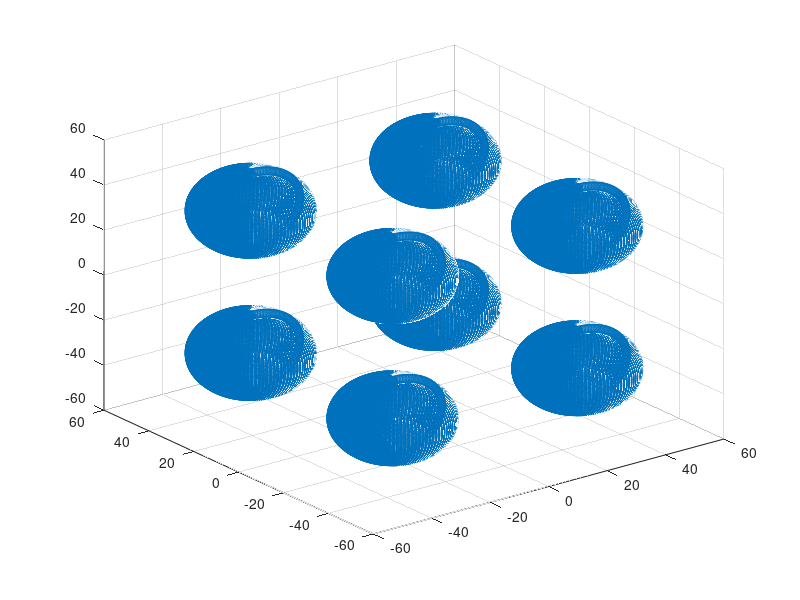

Write the MATLAB code that produced this figure. (Note: this script raises an error after producing the figure.)
function main()
    addpath('astra\astra-1.9.0.dev11\tools')
    addpath('astra\astra-1.9.0.dev11\mex')
    simPath='cube/tilt/';
    GTPath='cube/stack/';
    nGrid = 256;
    [X, Y, Z] = meshgrid(linspace(-127.5,127.5, nGrid));
    QP = [X(:) Y(:) Z(:)];
    rng(999)
    betas = -90:3:90;
    %%%%%%%%%%%%%%%
    sampleVolume = 230;
    [x0,y0,z0] = sphere(100);x0 = x0(:);y0 = y0(:);z0 = z0(:);
    for sample = 1:sampleVolume
        disp(['current sample: ',num2str(sample),'/',num2str(sampleVolume)])
        simname=strcat(simPath,num2str(sample+150),'.tif');
        GTname=strcat(GTPath,num2str(sample+150),'.tif');
        
        t_rad = 5+rand()*15; %5~20 = 10
        x1 = x0 *t_rad;
        y1 = y0 *t_rad;
        z1 = z0 *t_rad;
        size = 60+rand()*40; %50~150 =100
        T = [x1+size/2,     y1+size/2,     z1+size/2;
                x1+size/2,     y1-size/2,     z1+size/2;
                x1-size/2,     y1-size/2,     z1+size/2;
                x1-size/2,     y1+size/2,     z1+size/2;
             
                x1+size/2,     y1+size/2,    z1-size/2;
                x1+size/2,     y1-size/2,    z1-size/2;
                x1-size/2,     y1-size/2,    z1-size/2;
                x1-size/2,     y1+size/2,    z1-size/2];

        scatter3(T(:,1),T(:,2),T(:,3))
        T = rand_rot_3D(T);
        T = rand_trans_3D(T);
        S = delaunayTriangulation(T);
        indexIntersect = (~isnan(pointLocation(S, QP)));
        mask = double(reshape(indexIntersect, [nGrid nGrid nGrid]));
        imSaver(mask,GTname)
        projs = projector(mask,betas,nGrid);
        imSaver(projs/max(projs(:)),simname)
    end
    
    
end

function vertices = rand_rot_3D(vertices)
    t = rand()*360;
    RZ1 = [cosd(t) -sind(t) 0;
          sind(t)  cosd(t) 0;
          0 0 1];  
    t = rand()*360;
    RX = [1           0            0;
           0 cosd(t) -sind(t);
          0 sind(t)  cosd(t)];
    t = rand()*360;
    RZ2 = [cosd(t) -sind(t) 0;
          sind(t)  cosd(t) 0;
          0 0 1];      
    vertices=vertices*RZ1;
    vertices=vertices*RX;
    vertices=vertices*RZ2;   
end

function vertices = rand_trans_3D(vertices)
    vertices = vertices + (rand([1,3])*10-5);
end

function proj = projector(mask,betas,nGrid)
    vol_geom = astra_create_vol_geom(nGrid,nGrid,nGrid);
    proj_geom = astra_create_proj_geom('parallel3d', 1.0, 1.0, nGrid, nGrid, betas/180*pi+pi/2); %carefully cabrilated, don't change
    [proj_id, proj_data] = astra_create_sino3d_cuda(permute(mask,[3,2,1]), proj_geom, vol_geom);%carefully cabrilated, don't change
    proj_data = permute(proj_data,[3,1,2]);%carefully cabrilated, don't change
    proj = proj_data;
    astra_mex_data3d('delete', proj_id);
end

function imSaver(im,path)
    for i = 1:size(im,3)
        if i==1
            imwrite(im(:, :, i), path, 'WriteMode', 'overwrite',  'Compression','none');
        else
            imwrite(im(:, :, i), path, 'WriteMode', 'append',  'Compression','none');
        end 
    end

end